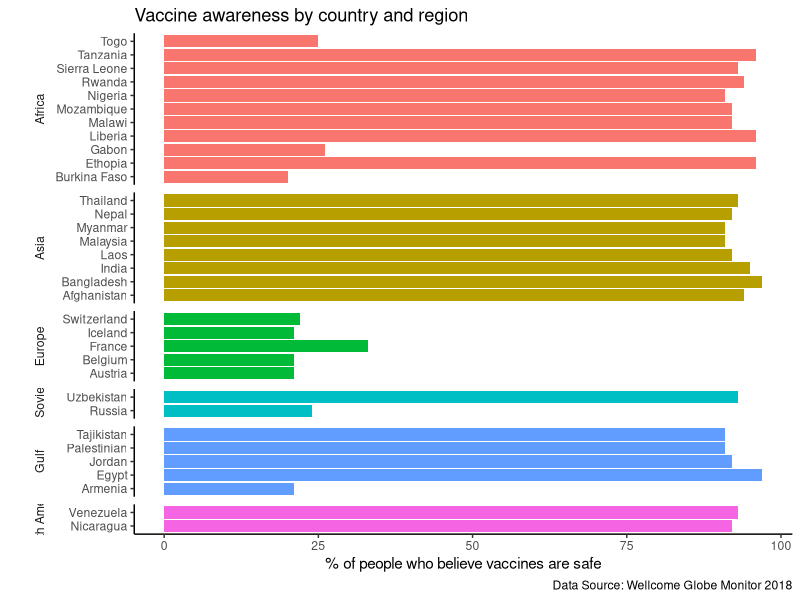
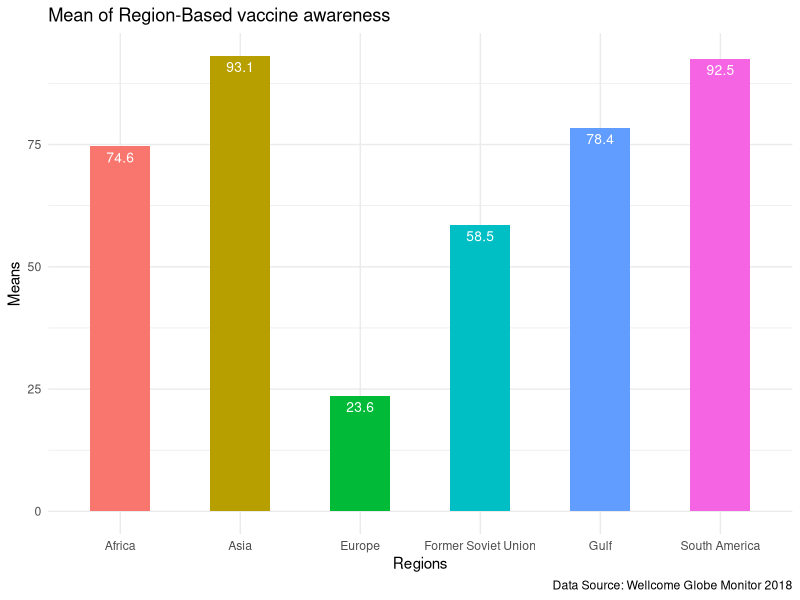

Source code (R) for these figures, in order:
## ---- chunk 1

knitr::opts_chunk$set(warning = FALSE, message = FALSE)
## ---- chunk 2
library(ggplot2)
library(tidyr)
library(dplyr)




vaccines <- data.frame(Countries = c("Bangladesh","Egypt","Ethopia","Liberia","Tanzania","India","Afghanistan","Rwanda","Thailand","Sierra Leone","Uzbekistan","Venezuela","Jordan","Laos","Malawi","Mozambique","Nepal","Nicaragua","Malaysia","Myanmar","Nigeria","Palestinian","Tajikistan", "France","Gabon","Togo","Russia","Switzerland","Armenia","Austria","Belgium","Iceland","Burkina Faso"),
                       
Perc = c(97,97,96,96,96,95,94,94,93,93,93,93,92,92,92,92,92,92,91,91,91,91,91,33,26,25,24,22,21,21,21,21,20),

Region = c('Asia','Gulf','Africa','Africa','Africa','Asia','Asia','Africa','Asia','Africa','Former Soviet Union','South America','Gulf','Asia','Africa','Africa','Asia','South America','Asia','Asia','Africa','Gulf','Gulf','Europe','Africa','Africa','Former Soviet Union','Europe','Gulf','Europe','Europe','Europe', 'Africa'))








## ---- chunk 3
region_mean = c(mean(filter(vaccines, Region == "Africa")$Perc),mean(filter(vaccines, Region == "Asia")$Perc),mean(filter(vaccines, Region == "Europe")$Perc),mean(filter(vaccines, Region == "Former Soviet Union")$Perc),mean(filter(vaccines, Region == "Gulf")$Perc),mean(filter(vaccines, Region == "South America")$Perc))


means_df <- data.frame(Means = c(74.6, 93.1, 23.6 ,58.5 ,78.4 ,92.5),
                      Regions = c('Africa','Asia','Europe','Former Soviet Union','Gulf','South America'))

## ---- chunk 4

 
#Graph for vaccines % 

vaccine_plot <- ggplot(data = vaccines, mapping = aes(x = Countries, y = Perc)) + theme_classic()  + geom_bar(stat = "identity" ,aes(fill = Region), position = "dodge") + coord_flip() + facet_grid(rows = vars(Region), scales = "free_y", space = "free_y", switch = "y") + theme(strip.placement = "outside",
         strip.background  = element_blank(),
        panel.border = element_blank(), 
        strip.text.y = element_text(angle = 180)) + guides(fill = FALSE) + xlab("") + ylab("% of people who believe vaccines are safe") + labs( title = "Vaccine awareness by country and region", caption = "Data Source: Wellcome Globe Monitor 2018")


#Graph with means 
  
mean_plot <- ggplot(data=means_df, aes(x=Regions, y=Means, fill = Regions)) + geom_bar(stat="identity", width=0.5) + geom_text(aes(label=Means), vjust=1.6, color="white", size=3.5) + theme_minimal() + labs( title = "Mean of Region-Based vaccine awareness", caption = "Data Source: Wellcome Globe Monitor 2018") + guides(fill = FALSE)







  






## ---- chunk 5




vaccine_plot


## ---- chunk 6

mean_plot

